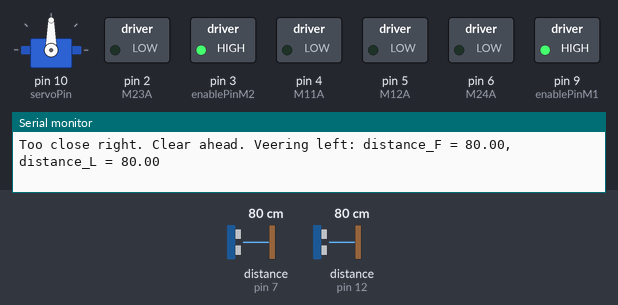
This sketch was run on a simulated Arduino Uno, built with avr-gcc and run on an emulated ATmega328P. Parts: servo, switched loads named in the sketch (green lamp = pin HIGH), the last lines printed to the serial monitor. Dashed ring = blinking. Inputs (shaded band) come from the test bench; at power-on: distance to the obstacle (sensors on pin 7, pin 12) 80 cm. The echo pulse lasts 58.3 µs per cm.

Above: at 0.94 s.
1.5 s: distance to the obstacle (sensor on pin 7) set to 8 cm
4.9 s: distance to the obstacle (sensor on pin 7) set to 5 cm
At 5.6 s:
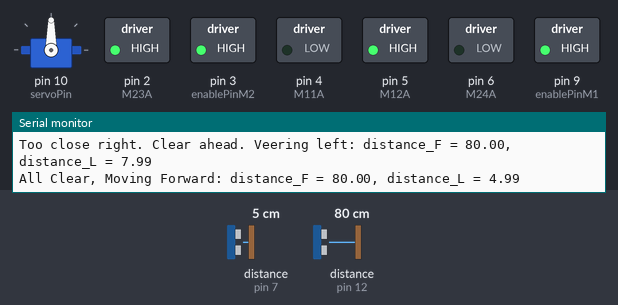
8.3 s: distance to the obstacle (sensor on pin 12) set to 7 cm
11.7 s: distance to the obstacle (sensor on pin 12) set to 4 cm
At 13.5 s:
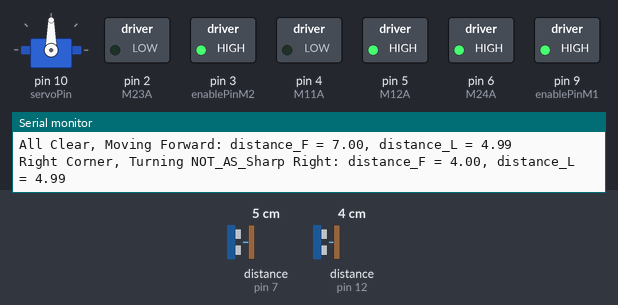
15.1 s: distance to the obstacle (sensor on pin 12) set to 9 cm
At 15.7 s:
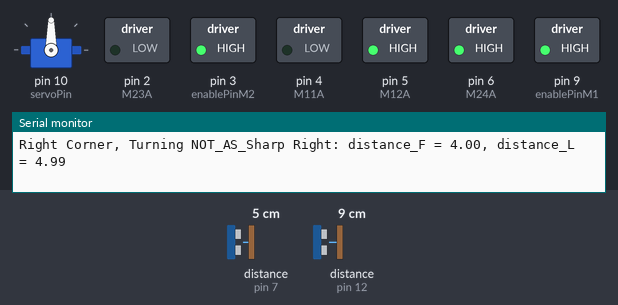
18.5 s: distance to the obstacle (sensor on pin 12) set to 2 cm
At 18.98 s:
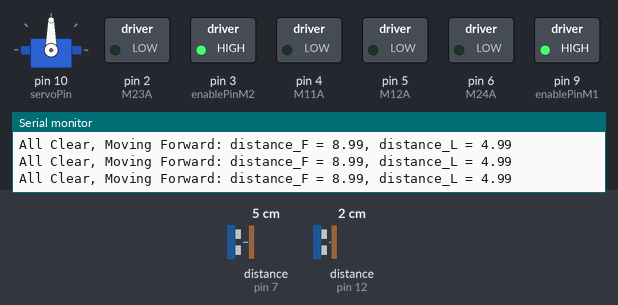
Timing chart, 0 to 22.9 s (numbered marks = the images above; inputs shaded):
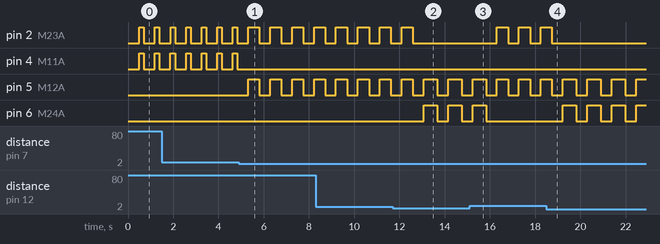

Measured:
- the behaviour switches between 7 and 6 cm on distance to the obstacle (sensor on pin 7) (found by bisection; images 0 and 1)
- the behaviour switches between 6 and 5 cm on distance to the obstacle (sensor on pin 12) (found by bisection; images 1 and 2)
- after the input at 4.9 s, pin 2 (M23A): alternates HIGH for 0.50 s and LOW for 0.47 s, starting after 0.91 s; pin 4 (M11A): stops changing and stays LOW; pin 5 (M12A): alternates HIGH for 0.50 s and LOW for 0.47 s, starting after 0.41 s
- after the input at 11.7 s, pin 2 (M23A): goes on until 12.6 s, then stays LOW; pin 6 (M24A): alternates HIGH for 0.60 s and LOW for 0.48 s, starting after 1.4 s
- after the input at 15.1 s, pin 2 (M23A): alternates HIGH for 0.50 s and LOW for 0.47 s, starting after 1.2 s; pin 6 (M24A): goes on until 15.8 s, then stays LOW
- after the input at 18.5 s, pin 2 (M23A): goes on until 18.7 s, then stays LOW; pin 6 (M24A): alternates HIGH for 0.60 s and LOW for 0.48 s, starting after 0.72 s
- by itself, pin 2 (M23A), pin 4 (M11A): alternates HIGH for 0.20 s and LOW for 0.49 s

The sketch:

mazeV2.ino
```cpp
#include <NewPing.h>
#include <Servo.h> //remember to install libary

// Pin Setup
const int echoPin1 = 12; // Front Dist Sensor
const int trigPin1 = 11; // Front Dist Sensor
const int echoPin2 = 7; // Left Dist Sensor
const int trigPin2 = 8; // Left Dist Sensor
const int enablePinM1 = 9; // H-bridge enable pin
const int M12A = 5;        // Motor one (left) pin 1 -- forwards
const int M11A = 4;        // Motor one (left) pin 2 -- backwards
const int enablePinM2 = 3; // H-bridge enable pin
const int M23A = 2;        // Motor two (right) pin 1 -- forwards
const int M24A = 6;        // Motor two (right) pin 2 -- backwards
const int servoPin = 10;  //Servo pin

// Distances (cm)
const int minDistF = 5;
const float minDistL = 3;
const float maxDistL = 6.5;

// keep track of distances
float distance_F;
float distance_L;

Servo myservo; //servo object to control servo
// store servo position
int servo_pos = 0;

NewPing frontSonar(trigPin1,echoPin1,200);
NewPing leftSonar(trigPin2,echoPin2,200);

void setup() {
  Serial.begin(9600);

  // enable sonar1 pins
  pinMode(trigPin1, OUTPUT);
  pinMode(echoPin1, INPUT);

  // enable sonar2 pins
  pinMode(trigPin2, OUTPUT);
  pinMode(echoPin2, INPUT);

  // enable motor 1 and its pins
  pinMode(enablePinM1, OUTPUT);
  pinMode(M12A, OUTPUT);
  pinMode(M11A, OUTPUT);
  analogWrite(enablePinM1, 255);

  // enable motor 2 and its pins
  pinMode(enablePinM2, OUTPUT);
  pinMode(M23A, OUTPUT);
  pinMode(M24A, OUTPUT);
  analogWrite(enablePinM2, 255);

  myservo.attach(servoPin);
}

void loop() {
  distance_F = frontSonar.ping_median(9) / 58.3;
  distance_L = leftSonar.ping_median(9) / 58.3;

  left_wall_keeping();


}

void print_info(String desc, float dist_F, float dist_L) {
  Serial.print(desc);
  Serial.print(": distance_F = ");
  Serial.print(dist_F);
  Serial.print(", distance_L = ");
  Serial.println(dist_L);
}

void swerve_servo() {
  for (servo_pos = 0; servo_pos <= 180; servo_pos += 1) { // goes from 0 degrees to 180 degrees
    // in steps of 1 degree
    myservo.write(servo_pos);              // tell servo to go to position in variable 'pos'
    delay(15);                       // waits 15ms for the servo to reach the position
  }

  for (servo_pos = 180; servo_pos >= 0; servo_pos -= 1) { // goes from 180 degrees to 0 degrees
    myservo.write(servo_pos);              // tell servo to go to position in variable 'pos'
    delay(15);                       // waits 15ms for the servo to reach the position

  }
}
//swerve_servo references the swerve example in (https://docs.arduino.cc/learn/electronics/servo-motors/)


void anti_front_collision() {
  distance_F = frontSonar.ping_median(9) / 58.3;
  distance_L = leftSonar.ping_median(9) / 58.3;

  if (distance_F < minDistF && distance_F != 0) {
    print_info(" F < minDistF && distance_F != 0", distance_F, distance_L);

    move_backward(255);
    delay(200);
    stop();
  }
  else {
    print_info(" else F < minDistF && distance_F != 0", distance_F, distance_L);
    left_wall_keeping();
  }
}


void left_wall_keeping() {
  if (distance_L > maxDistL && distance_F > minDistF && minDistF != 0) {
  print_info("Too close right. Clear ahead. Veering left", distance_F, distance_L);
  turn_left(255);
  delay(200);
  stop();
  }

  else if (distance_L > maxDistL && distance_F > minDistF && distance_F != 0) {
  print_info("Too close right. NOT Clear ahead. Reversing and Turning Right", distance_F, distance_L);
  move_backward(255);
  delay(500);
  turn_right(255);
  delay(200);
  move_forward(255);
  delay(200);
  stop();
  }

  else if (distance_L < minDistL && distance_F > minDistF && distance_F != 0 && distance_L != 0 ) {
  print_info("Too close left. Clear ahead. Veering right", distance_F, distance_L);
  turn_right(255);
  delay(200);
  stop();
  }

  else if (distance_L < minDistL && distance_F > minDistF && minDistF != 0) {
  print_info("Too close left. NOT Clear ahead. Reversing and Turning Left", distance_F, distance_L);
  move_backward(255);
  delay(500);
  turn_left(255);
  delay(200);
  move_forward(255);
  delay(200);
  stop();
  }

  else if (distance_L < minDistL && distance_F < minDistF && minDistF != 0) {
  print_info("Right Corner, Turning Sharp Right", distance_F, distance_L);
  turn_right(255);
  delay(800);
  stop();
  }

  else if (distance_L > maxDistL && distance_F < minDistF && distance_F != 0 ||distance_L == 0 ) {
  print_info("Left Corner, Turning Sharp Left", distance_F, distance_L);
  turn_left(255);
  delay(800);
  stop();
  }

  else if (distance_L > minDistL && distance_L < maxDistL && distance_F < minDistF && distance_F != 0) {
  print_info("Right Corner, Turning NOT_AS_Sharp Right", distance_F, distance_L);
  turn_right(255);
  delay(600);
  stop();
  }
  else {
    if (distance_F == 0 || distance_F > minDistF) {
      print_info("All Clear, Moving Forward", distance_F, distance_L);
      move_forward(255);
      delay(500);
      stop();
    }
    else {
      print_info("object detected, reversing", distance_F, distance_L);
      move_backward(255);
      delay(500);
      stop();
    }
  }
}


void move_forward(int speed) {
  analogWrite(M11A, 0);
  analogWrite(M12A, speed);

  analogWrite(M23A, speed);
  analogWrite(M24A, 0);
}

void move_backward(int speed) {
  analogWrite(M11A, 0);
  analogWrite(M12A, speed);

  analogWrite(M23A, 0);
  analogWrite(M24A, speed);
}

// left wheel forward, right wheel backward
//speed is analogWrite, 0 - 255
void turn_right(int speed) {
  analogWrite(M11A, 0);
  analogWrite(M12A, speed);

  analogWrite(M23A, 0);
  analogWrite(M24A, speed);
}

// right wheel forward, left wheel backward
//speed is analogWrite, 0 - 255
void turn_left(int speed) {
  analogWrite(M11A, speed);
  analogWrite(M12A, 0);

  analogWrite(M23A, speed);
  analogWrite(M24A, 0);
}

void stop() {
  analogWrite(M11A, 0);
  analogWrite(M12A, 0);

  analogWrite(M23A, 0);
  analogWrite(M24A, 0);
}
```
